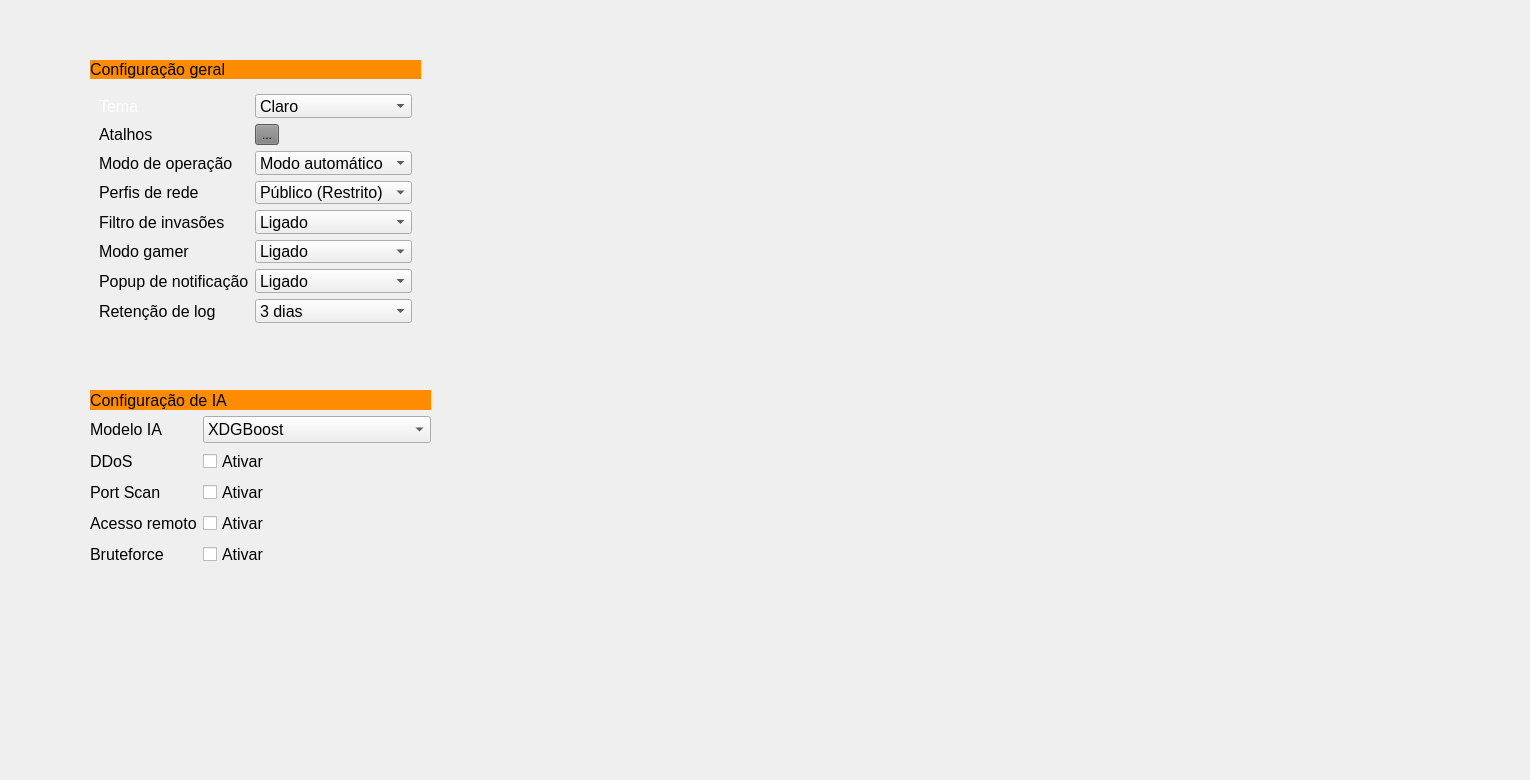
    <widget class="QWidget" name="tab_5">
     <attribute name="title">
      <string>Configurações</string>
     </attribute>
     <widget class="QWidget" name="verticalWidget_ConfGeral" native="true">
      <property name="geometry">
       <rect>
        <x>90</x>
        <y>60</y>
        <width>331</width>
        <height>271</height>
       </rect>
      </property>
      <layout class="QVBoxLayout" name="verticalLayout_2">
       <item>
        <widget class="QLabel" name="label_ConfGeral">
         <property name="font">
          <font>
           <pointsize>-1</pointsize>
          </font>
         </property>
         <property name="styleSheet">
          <string notr="true">background-color: #FF8C00;
font-size: 16px;</string>
         </property>
         <property name="text">
          <string>Configuração geral</string>
         </property>
        </widget>
       </item>
       <item>
        <widget class="QWidget" name="widget_Opcoesgeral" native="true">
         <layout class="QFormLayout" name="formLayout_2">
          <item row="0" column="0">
           <widget class="QLabel" name="label_Tema">
            <property name="font">
             <font>
              <pointsize>12</pointsize>
             </font>
            </property>
            <property name="styleSheet">
             <string notr="true">color: white
</string>
            </property>
            <property name="frameShape">
             <enum>QFrame::Shape::NoFrame</enum>
            </property>
            <property name="frameShadow">
             <enum>QFrame::Shadow::Plain</enum>
            </property>
            <property name="lineWidth">
             <number>1</number>
            </property>
            <property name="text">
             <string>Tema</string>
            </property>
            <property name="textFormat">
             <enum>Qt::TextFormat::AutoText</enum>
            </property>
           </widget>
          </item>
          <item row="0" column="1">
           <widget class="QComboBox" name="comboBox_Tema">
            <property name="enabled">
             <bool>true</bool>
            </property>
            <property name="font">
             <font>
              <pointsize>12</pointsize>
             </font>
            </property>
            <property name="sizeAdjustPolicy">
             <enum>QComboBox::SizeAdjustPolicy::AdjustToContentsOnFirstShow</enum>
            </property>
            <property name="frame">
             <bool>true</bool>
            </property>
            <item>
             <property name="text">
              <string>Claro</string>
             </property>
            </item>
            <item>
             <property name="text">
              <string>Escuro</string>
             </property>
            </item>
           </widget>
          </item>
          <item row="1" column="0">
           <widget class="QLabel" name="label_Atalhos">
            <property name="font">
             <font>
              <pointsize>12</pointsize>
             </font>
            </property>
            <property name="text">
             <string>Atalhos</string>
            </property>
           </widget>
          </item>
          <item row="1" column="1">
           <widget class="QToolButton" name="toolButton_Atalhos">
            <property name="styleSheet">
             <string notr="true">background-color: grey;</string>
            </property>
            <property name="text">
             <string>...</string>
            </property>
           </widget>
          </item>
          <item row="2" column="0">
           <widget class="QLabel" name="label_MododeOperacao">
            <property name="font">
             <font>
              <pointsize>12</pointsize>
             </font>
            </property>
            <property name="text">
             <string>Modo de operação</string>
            </property>
           </widget>
          </item>
          <item row="2" column="1">
           <widget class="QComboBox" name="comboBox_operacao">
            <property name="font">
             <font>
              <pointsize>12</pointsize>
             </font>
            </property>
            <item>
             <property name="text">
              <string>Modo automático</string>
             </property>
            </item>
            <item>
             <property name="text">
              <string>Modo Interativo</string>
             </property>
            </item>
            <item>
             <property name="text">
              <string>Modo personalizado</string>
             </property>
            </item>
           </widget>
          </item>
          <item row="3" column="0">
           <widget class="QLabel" name="label_PerfisRede">
            <property name="font">
             <font>
              <pointsize>12</pointsize>
             </font>
            </property>
            <property name="text">
             <string>Perfis de rede</string>
            </property>
           </widget>
          </item>
          <item row="3" column="1">
           <widget class="QComboBox" name="comboBox_PerfisRede">
            <property name="font">
             <font>
              <pointsize>12</pointsize>
             </font>
            </property>
            <item>
             <property name="text">
              <string>Público (Restrito)</string>
             </property>
            </item>
            <item>
             <property name="text">
              <string>Privado (Casa/trabalho)</string>
             </property>
            </item>
            <item>
             <property name="text">
              <string>Dominio(Corporativo)</string>
             </property>
            </item>
           </widget>
          </item>
          <item row="4" column="0">
           <widget class="QLabel" name="label_FiltrodeInvasoes">
            <property name="font">
             <font>
              <pointsize>12</pointsize>
             </font>
            </property>
            <property name="text">
             <string>Filtro de invasões</string>
            </property>
           </widget>
          </item>
          <item row="4" column="1">
           <widget class="QComboBox" name="comboBox_filtro">
            <property name="font">
             <font>
              <pointsize>12</pointsize>
             </font>
            </property>
            <item>
             <property name="text">
              <string>Ligado</string>
             </property>
            </item>
            <item>
             <property name="text">
              <string>Desligado</string>
             </property>
            </item>
           </widget>
          </item>
          <item row="5" column="0">
           <widget class="QLabel" name="label_ModoGamer">
            <property name="font">
             <font>
              <pointsize>12</pointsize>
             </font>
            </property>
            <property name="text">
             <string>Modo gamer</string>
            </property>
           </widget>
          </item>
          <item row="5" column="1">
           <widget class="QComboBox" name="comboBox_ModoGamer">
            <property name="font">
             <font>
              <pointsize>12</pointsize>
             </font>
            </property>
            <item>
             <property name="text">
              <string>Ligado</string>
             </property>
            </item>
            <item>
             <property name="text">
              <string>Desligado</string>
             </property>
            </item>
           </widget>
          </item>
          <item row="6" column="0">
           <widget class="QLabel" name="label_PopupdeNotif">
            <property name="font">
             <font>
              <pointsize>12</pointsize>
             </font>
            </property>
            <property name="text">
             <string>Popup de notificação</string>
            </property>
           </widget>
          </item>
          <item row="6" column="1">
           <widget class="QComboBox" name="comboBox_PopupdeNotif">
            <property name="font">
             <font>
              <pointsize>12</pointsize>
             </font>
            </property>
            <item>
             <property name="text">
              <string>Ligado</string>
             </property>
            </item>
            <item>
             <property name="text">
              <string>Desligado</string>
             </property>
            </item>
           </widget>
          </item>
          <item row="7" column="0">
           <widget class="QLabel" name="label_PopupdeNotif_2">
            <property name="font">
             <font>
              <pointsize>12</pointsize>
             </font>
            </property>
            <property name="text">
             <string>Retenção de log</string>
            </property>
           </widget>
          </item>
          <item row="7" column="1">
           <widget class="QComboBox" name="comboBox_PopupdeNotif_2">
            <property name="font">
             <font>
              <pointsize>12</pointsize>
             </font>
            </property>
            <item>
             <property name="text">
              <string>3 dias</string>
             </property>
            </item>
            <item>
             <property name="text">
              <string>5 dias</string>
             </property>
            </item>
            <item>
             <property name="text">
              <string>7 dias</string>
             </property>
            </item>
            <item>
             <property name="text">
              <string>15 dias</string>
             </property>
            </item>
            <item>
             <property name="text">
              <string>30 dias</string>
             </property>
            </item>
            <item>
             <property name="text">
              <string>Personalizado</string>
             </property>
            </item>
           </widget>
          </item>
         </layout>
        </widget>
       </item>
      </layout>
     </widget>
     <widget class="QLabel" name="label_Background_3">
      <property name="geometry">
       <rect>
        <x>580</x>
        <y>140</y>
        <width>941</width>
        <height>631</height>
       </rect>
      </property>
      <property name="text">
       <string/>
      </property>
      <property name="pixmap">
       <pixmap>../images/ChatGPT_Image_12_de_abr._de_2025__18_25_05-removebg-preview-lallala.png</pixmap>
      </property>
      <property name="scaledContents">
       <bool>true</bool>
      </property>
      <property name="alignment">
       <set>Qt::AlignmentFlag::AlignRight|Qt::AlignmentFlag::AlignTrailing|Qt::AlignmentFlag::AlignVCenter</set>
      </property>
     </widget>
     <widget class="QWidget" name="widget_configuracaodeIA_2" native="true">
      <property name="geometry">
       <rect>
        <x>90</x>
        <y>390</y>
        <width>341</width>
        <height>201</height>
       </rect>
      </property>
      <layout class="QFormLayout" name="formLayout_4">
       <item row="0" column="0" colspan="2">
        <widget class="QLabel" name="label_ConfiguracaodeIA_2">
         <property name="sizePolicy">
          <sizepolicy hsizetype="Minimum" vsizetype="Minimum">
           <horstretch>0</horstretch>
           <verstretch>0</verstretch>
          </sizepolicy>
         </property>
         <property name="minimumSize">
          <size>
           <width>20</width>
           <height>20</height>
          </size>
         </property>
         <property name="font">
          <font>
           <pointsize>-1</pointsize>
          </font>
         </property>
         <property name="styleSheet">
          <string notr="true">background-color: #FF8C00;
font-size: 16px;</string>
         </property>
         <property name="text">
          <string>Configuração de IA</string>
         </property>
        </widget>
       </item>
       <item row="4" column="0">
        <widget class="QLabel" name="label_DDOS_2">
         <property name="font">
          <font>
           <pointsize>12</pointsize>
          </font>
         </property>
         <property name="text">
          <string>DDoS</string>
         </property>
        </widget>
       </item>
       <item row="4" column="1">
        <widget class="QCheckBox" name="checkBox_DDOS">
         <property name="font">
          <font>
           <pointsize>12</pointsize>
          </font>
         </property>
         <property name="text">
          <string>Ativar</string>
         </property>
        </widget>
       </item>
       <item row="5" column="0">
        <widget class="QLabel" name="label_PortScan_2">
         <property name="font">
          <font>
           <pointsize>12</pointsize>
          </font>
         </property>
         <property name="text">
          <string>Port Scan</string>
         </property>
        </widget>
       </item>
       <item row="5" column="1">
        <widget class="QCheckBox" name="checkBox_PortScan">
         <property name="font">
          <font>
           <pointsize>12</pointsize>
          </font>
         </property>
         <property name="text">
          <string>Ativar</string>
         </property>
        </widget>
       </item>
       <item row="6" column="0">
        <widget class="QLabel" name="label_AcessoRemoto_2">
         <property name="font">
          <font>
           <pointsize>12</pointsize>
          </font>
         </property>
         <property name="text">
          <string>Acesso remoto</string>
         </property>
        </widget>
       </item>
       <item row="6" column="1">
        <widget class="QCheckBox" name="checkBox_AcessoRemoto">
         <property name="font">
          <font>
           <pointsize>12</pointsize>
          </font>
         </property>
         <property name="text">
          <string>Ativar</string>
         </property>
        </widget>
       </item>
       <item row="7" column="0">
        <widget class="QLabel" name="label_Bruteforce_2">
         <property name="font">
          <font>
           <pointsize>12</pointsize>
          </font>
         </property>
         <property name="text">
          <string>Bruteforce</string>
         </property>
        </widget>
       </item>
       <item row="7" column="1">
        <widget class="QCheckBox" name="checkBox_BruteForce">
         <property name="font">
          <font>
           <pointsize>12</pointsize>
          </font>
         </property>
         <property name="text">
          <string>Ativar</string>
         </property>
        </widget>
       </item>
       <item row="3" column="0">
        <widget class="QLabel" name="label_ModeloIA_2">
         <property name="font">
          <font>
           <pointsize>12</pointsize>
          </font>
         </property>
         <property name="text">
          <string>Modelo IA</string>
         </property>
        </widget>
       </item>
       <item row="3" column="1">
        <widget class="QComboBox" name="comboBox_ModeloIA">
         <property name="font">
          <font>
           <pointsize>12</pointsize>
          </font>
         </property>
         <item>
          <property name="text">
           <string>XDGBoost</string>
          </property>
         </item>
         <item>
          <property name="text">
           <string>LSTM</string>
          </property>
         </item>
        </widget>
       </item>
      </layout>
     </widget>
    </widget>
